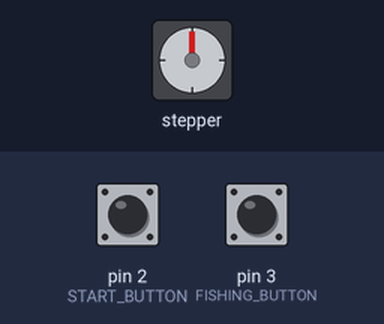
This sketch was run on a simulated Arduino Uno, built with avr-gcc and run on an emulated ATmega328P. Shown: stepper motor. The inputs (shaded band) are chosen by the test bench; at power-on: pin 2 (START_BUTTON) HIGH, pin 3 (FISHING_BUTTON) HIGH. Stepper angles assume 2048 steps per turn; what the sketch prints to the serial monitor is not drawn.

Above: at 1.2 s.
1.3 s: pin 2 (START_BUTTON) pulled LOW for 0.15 s
2.9 s: pin 3 (FISHING_BUTTON) pulled LOW for 0.15 s
At 3.53 s:
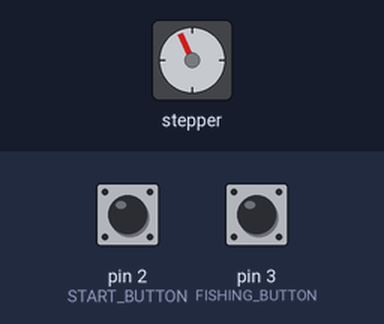
At 4.16 s:
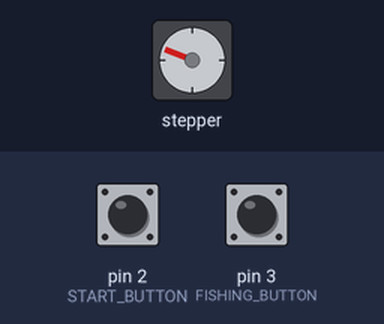
Timing chart, 0 to 20.9 s (numbered marks = the images above; inputs shaded):
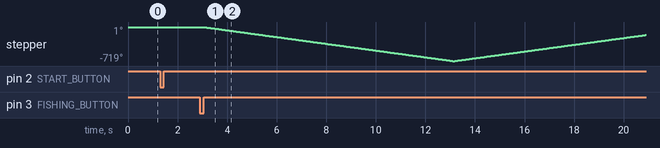

Measured:
- after the input at 1.3 s, every drawn part: stays the same
- after the input at 2.9 s, stepper: turns 719° counter-clockwise in 10.0 s, then 551° clockwise in 7.7 s

The sketch:

fishing_game.ino
```cpp
#include <Arduino.h>
#include <TM1637Display.h>
#include <Stepper.h>

#define START_BUTTON 2 //게임 시작 버튼
#define FISHING_BUTTON 3 //낚시줄 동작 버튼

#define WATER_PUMP 4 //수중 펌프 모터

#define STEPS 2048 //한바퀴 = 2048, 반바퀴 = 1024
#define STEPPER_IN4 11 //stepper motor IN4
#define STEPPER_IN3 10 //stepper motor IN3
#define STEPPER_IN2 9  //stepper motor IN2
#define STEPPER_IN1 8  //stepper motor IN1

#define RPM 2 //회전 되어야 될 횟수

boolean start_check = false; //게임 시작 상태 여부
boolean fishing_check = false; //낚시 움직임 상태 여부
int i = 0; //회전 횟수
boolean check_rotation = true; //낚시줄 시계방향, 반시계방향 체크
Stepper stepper(STEPS, STEPPER_IN4, STEPPER_IN2, STEPPER_IN3, STEPPER_IN1); //(IN4, IN2, IN3, IN1)

void setup() {
  pinMode(START_BUTTON, INPUT);
  pinMode(FISHING_BUTTON, INPUT);
  stepper.setSpeed(12); //스탭모터 스피드 설정

  Serial.begin(9600);
}

void loop() {
  // 게임 실행 버튼을 입력받았을 경우
  if(digitalRead(START_BUTTON) == LOW) {
    start_check = true;
    Serial.println("start on!!!!");
  }

  //낚시줄 동작은 무조건 게임 실행 버튼을 눌르고만 가능
  if (start_check) {
    if(digitalRead(FISHING_BUTTON)== LOW){
      Serial.println("펌프 돌아가는중");

      if(digitalRead(FISHING_BUTTON) == HIGH && !fishing_check){
        Serial.println("fishing");
        fishing_check = true;

        stepperRotation();
      }
    }
  }
}

void stepperRotation() {
  for(int i = 0; i < RPM; i++)
    stepper.step(-STEPS);

  for(int i = 0; i < RPM; i++)
    stepper.step(STEPS);

   fishing_check = false;
   start_check = false;
}
```
